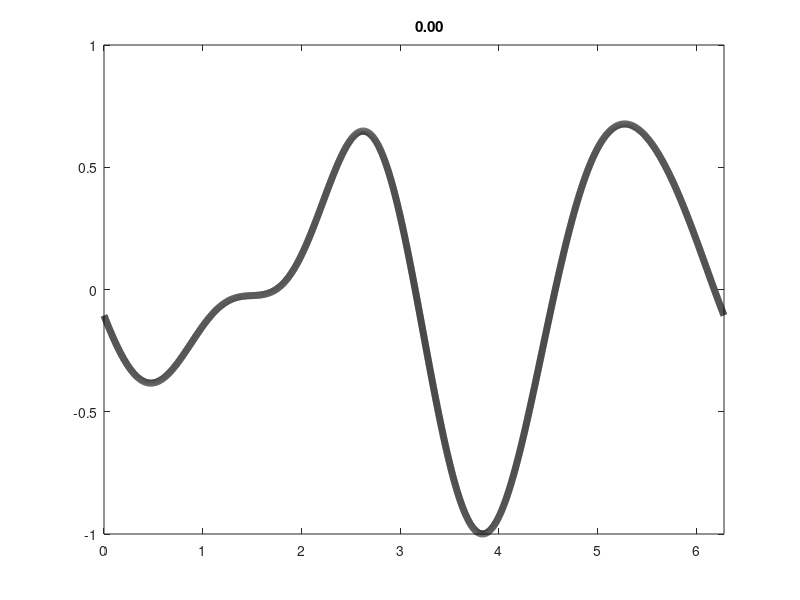
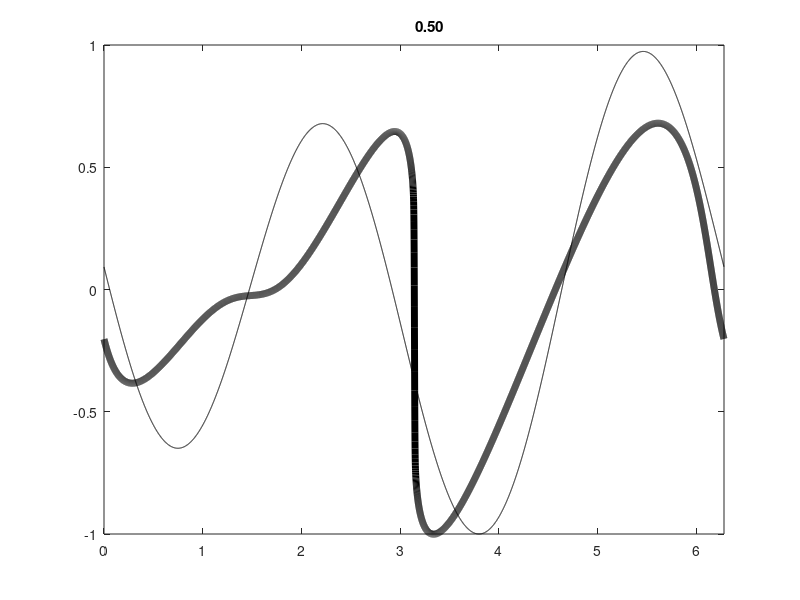
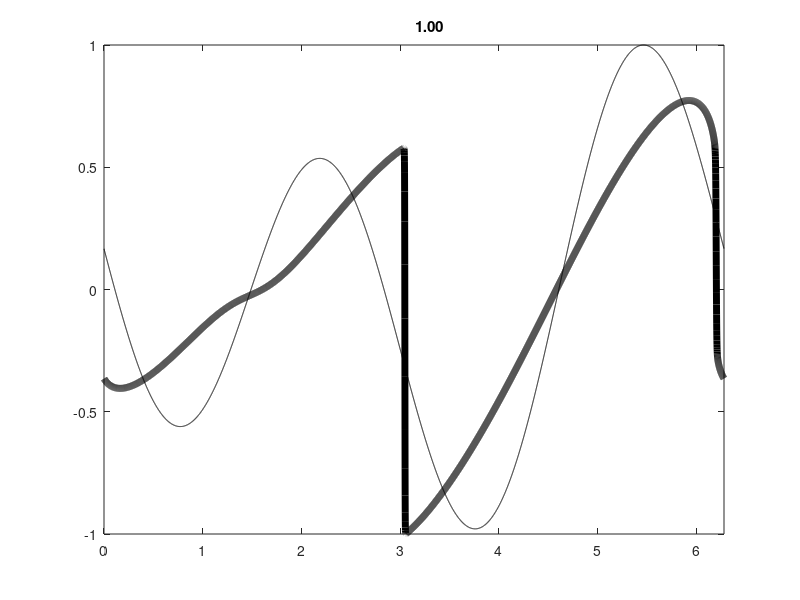
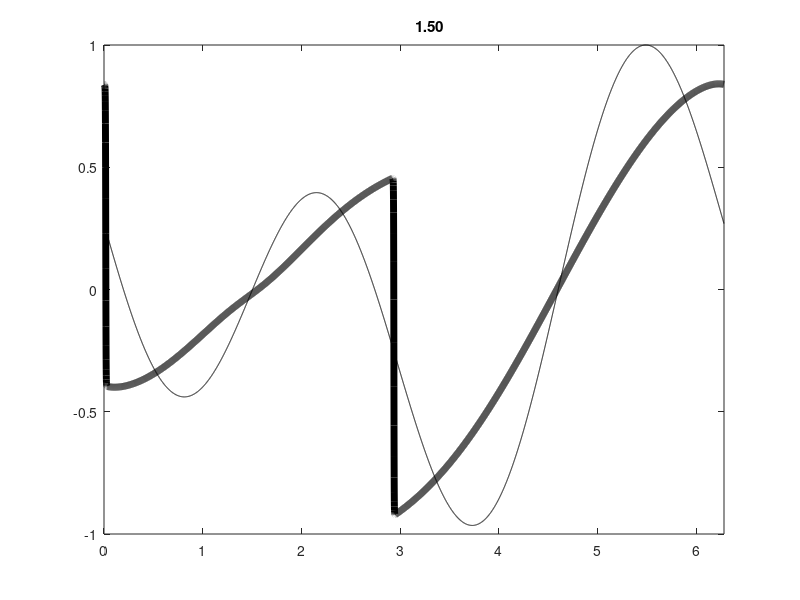

These figures' MATLAB source, in order: (Note: a time limit stopped this script after it produced the figures.)
#!/bin/env octave

randn('state', 1);
n = 2^13;
L = 2 * pi;
h = L/n;
x = (0:n-1)*h;
dt  = 0.0001;
mu = 0.001;
k = [0:n/2-1 -n/2:-1];
k1 = 1i*k;
k2 = k1.^2;

U = 1/sqrt(3) * (2 * pi)^(1/4) * k .^2 .* exp(-k.^2 / 4);
a =  fft(randn(1, n));
uinit = ifft(U .* a);
uinit = uinit / max(abs(uinit));
u0 = uinit;
E0 = sumsq(u0) * h;

q = 0;
figure('visible', 'off');
for t = 0:dt:2000
    E = sumsq(u0) * h;

    force = fft(u0);
    force(~(abs(k) <= 2)) = 0;
    force = 0.1 * force .* (E0 - E) / dt;
    
    u1hat = fft(u0) + 0.5*dt*(-k1.*fft(u0.^2)/2 + mu*k2.*fft(u0) + force);
    u1 = ifft(u1hat);
    u2hat = fft(u0) + dt*(-k1.*fft(u1.^2)/2 + mu*k2.*fft(u1) + force);
    if mod(q, 5000) == 0
      force = ifft(force);
      plot(x, u0, 'color', 'black', 'linewidth', 5, x, force/max(abs(force)), 'color', 'black')
      axis([0,2*pi,-1, 1])
      title(sprintf('%12.2f', t))
      saveas(gcf(), sprintf('u.%09d.png', q))
      printf('%.16e\n', E);
    end
    u0 = ifft(u2hat);
    q += 1;
end
